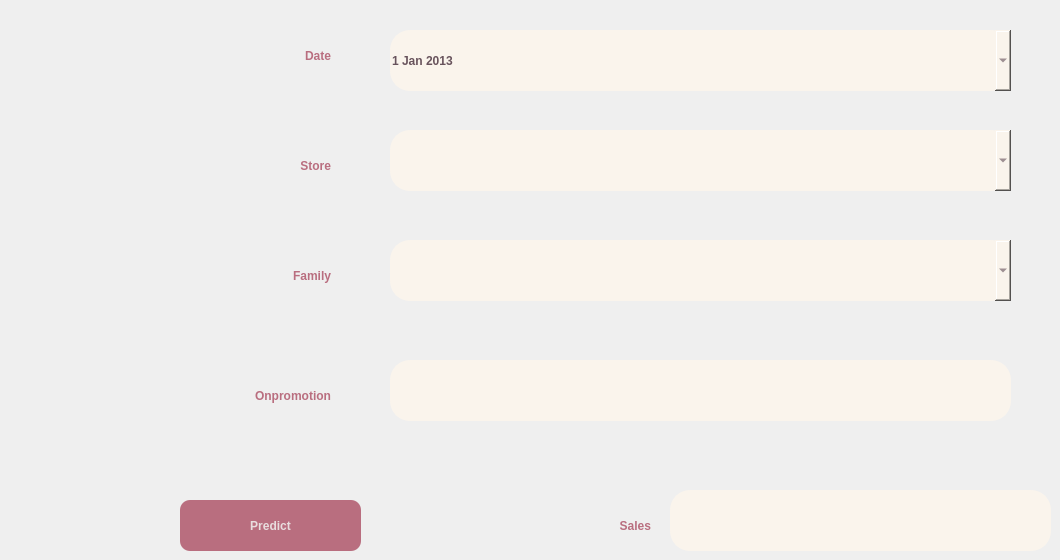
      <widget class="QWidget" name="tabProduct">
       <attribute name="icon">
        <iconset>
         <normaloff>../images/ic_product.png</normaloff>../images/ic_product.png</iconset>
       </attribute>
       <attribute name="title">
        <string>Predict one product group</string>
       </attribute>
       <widget class="QLabel" name="label_5">
        <property name="geometry">
         <rect>
          <x>270</x>
          <y>30</y>
          <width>61</width>
          <height>51</height>
         </rect>
        </property>
        <property name="styleSheet">
         <string notr="true">color: rgb(185, 110, 127);
font: 16pt &quot;MS Shell Dlg 2&quot;;
font-weight: bold;</string>
        </property>
        <property name="text">
         <string>Date</string>
        </property>
        <property name="alignment">
         <set>Qt::AlignRight|Qt::AlignTrailing|Qt::AlignVCenter</set>
        </property>
       </widget>
       <widget class="QLabel" name="label_6">
        <property name="geometry">
         <rect>
          <x>260</x>
          <y>140</y>
          <width>71</width>
          <height>51</height>
         </rect>
        </property>
        <property name="layoutDirection">
         <enum>Qt::LeftToRight</enum>
        </property>
        <property name="styleSheet">
         <string notr="true">color: rgb(185, 110, 127);
font: 16pt &quot;MS Shell Dlg 2&quot;;
font-weight: bold;</string>
        </property>
        <property name="text">
         <string>Store</string>
        </property>
        <property name="alignment">
         <set>Qt::AlignRight|Qt::AlignTrailing|Qt::AlignVCenter</set>
        </property>
       </widget>
       <widget class="QLabel" name="label_7">
        <property name="geometry">
         <rect>
          <x>240</x>
          <y>250</y>
          <width>91</width>
          <height>51</height>
         </rect>
        </property>
        <property name="layoutDirection">
         <enum>Qt::LeftToRight</enum>
        </property>
        <property name="styleSheet">
         <string notr="true">color: rgb(185, 110, 127);
font: 16pt &quot;MS Shell Dlg 2&quot;;
font-weight: bold;</string>
        </property>
        <property name="text">
         <string>Family</string>
        </property>
        <property name="alignment">
         <set>Qt::AlignRight|Qt::AlignTrailing|Qt::AlignVCenter</set>
        </property>
       </widget>
       <widget class="QLabel" name="label_8">
        <property name="geometry">
         <rect>
          <x>150</x>
          <y>370</y>
          <width>181</width>
          <height>51</height>
         </rect>
        </property>
        <property name="layoutDirection">
         <enum>Qt::LeftToRight</enum>
        </property>
        <property name="styleSheet">
         <string notr="true">color: rgb(185, 110, 127);
font: 16pt &quot;MS Shell Dlg 2&quot;;
font-weight: bold;</string>
        </property>
        <property name="text">
         <string>Onpromotion</string>
        </property>
        <property name="alignment">
         <set>Qt::AlignRight|Qt::AlignTrailing|Qt::AlignVCenter</set>
        </property>
       </widget>
       <widget class="QLineEdit" name="lineEditOnpromotion">
        <property name="geometry">
         <rect>
          <x>390</x>
          <y>360</y>
          <width>621</width>
          <height>61</height>
         </rect>
        </property>
        <property name="focusPolicy">
         <enum>Qt::WheelFocus</enum>
        </property>
        <property name="styleSheet">
         <string notr="true">background-color: rgb(250, 244, 236);
color: rgb(104, 83, 92);          
font: 14pt &quot;MS Shell Dlg 2&quot;;
font-weight: bold;
border-radius: 20px;</string>
        </property>
       </widget>
       <widget class="QPushButton" name="btnPredictP">
        <property name="geometry">
         <rect>
          <x>180</x>
          <y>500</y>
          <width>181</width>
          <height>51</height>
         </rect>
        </property>
        <property name="styleSheet">
         <string notr="true"> background-color: #b96e7f;   
    color:#e8ddde ;                 
	border-radius: 10px;
font: 15pt &quot;MS Shell Dlg 2&quot;;
font-weight: bold;</string>
        </property>
        <property name="text">
         <string>Predict</string>
        </property>
        <property name="icon">
         <iconset>
          <normaloff>../images/ic_buttonpredict.png</normaloff>../images/ic_buttonpredict.png</iconset>
        </property>
        <property name="iconSize">
         <size>
          <width>30</width>
          <height>30</height>
         </size>
        </property>
       </widget>
       <widget class="QLabel" name="label_9">
        <property name="geometry">
         <rect>
          <x>500</x>
          <y>500</y>
          <width>151</width>
          <height>51</height>
         </rect>
        </property>
        <property name="layoutDirection">
         <enum>Qt::LeftToRight</enum>
        </property>
        <property name="styleSheet">
         <string notr="true">color: rgb(185, 110, 127);
font: 16pt &quot;MS Shell Dlg 2&quot;;
font-weight: bold;</string>
        </property>
        <property name="text">
         <string>Sales</string>
        </property>
        <property name="alignment">
         <set>Qt::AlignRight|Qt::AlignTrailing|Qt::AlignVCenter</set>
        </property>
       </widget>
       <widget class="QLineEdit" name="lineEditSales">
        <property name="geometry">
         <rect>
          <x>670</x>
          <y>490</y>
          <width>381</width>
          <height>61</height>
         </rect>
        </property>
        <property name="focusPolicy">
         <enum>Qt::WheelFocus</enum>
        </property>
        <property name="styleSheet">
         <string notr="true">background-color: rgb(250, 244, 236);
color: rgb(104, 83, 92);          
font: 14pt &quot;MS Shell Dlg 2&quot;;
font-weight: bold;
border-radius: 20px;</string>
        </property>
        <property name="text">
         <string/>
        </property>
        <property name="alignment">
         <set>Qt::AlignCenter</set>
        </property>
       </widget>
       <widget class="QLabel" name="label_12">
        <property name="geometry">
         <rect>
          <x>220</x>
          <y>30</y>
          <width>41</width>
          <height>41</height>
         </rect>
        </property>
        <property name="text">
         <string/>
        </property>
        <property name="pixmap">
         <pixmap>../images/ic_date.png</pixmap>
        </property>
        <property name="scaledContents">
         <bool>true</bool>
        </property>
       </widget>
       <widget class="QLabel" name="label_13">
        <property name="geometry">
         <rect>
          <x>210</x>
          <y>140</y>
          <width>41</width>
          <height>41</height>
         </rect>
        </property>
        <property name="text">
         <string/>
        </property>
        <property name="pixmap">
         <pixmap>../images/ic_store.png</pixmap>
        </property>
        <property name="scaledContents">
         <bool>true</bool>
        </property>
       </widget>
       <widget class="QLabel" name="label_14">
        <property name="geometry">
         <rect>
          <x>200</x>
          <y>250</y>
          <width>41</width>
          <height>41</height>
         </rect>
        </property>
        <property name="text">
         <string/>
        </property>
        <property name="pixmap">
         <pixmap>../images/ic_product.png</pixmap>
        </property>
        <property name="scaledContents">
         <bool>true</bool>
        </property>
       </widget>
       <widget class="QLabel" name="label_15">
        <property name="geometry">
         <rect>
          <x>110</x>
          <y>370</y>
          <width>41</width>
          <height>41</height>
         </rect>
        </property>
        <property name="text">
         <string/>
        </property>
        <property name="pixmap">
         <pixmap>../images/ic_onpromotion.png</pixmap>
        </property>
        <property name="scaledContents">
         <bool>true</bool>
        </property>
       </widget>
       <widget class="QLabel" name="label_16">
        <property name="geometry">
         <rect>
          <x>530</x>
          <y>500</y>
          <width>41</width>
          <height>41</height>
         </rect>
        </property>
        <property name="text">
         <string/>
        </property>
        <property name="pixmap">
         <pixmap>../images/ic_sale.png</pixmap>
        </property>
        <property name="scaledContents">
         <bool>true</bool>
        </property>
       </widget>
       <widget class="QDateEdit" name="dateEditDateP">
        <property name="geometry">
         <rect>
          <x>390</x>
          <y>30</y>
          <width>621</width>
          <height>61</height>
         </rect>
        </property>
        <property name="styleSheet">
         <string notr="true">background-color: rgb(250, 244, 236);
color: rgb(104, 83, 92);          
font: 14pt &quot;MS Shell Dlg 2&quot;;
font-weight: bold;
border-radius: 20px;</string>
        </property>
        <property name="buttonSymbols">
         <enum>QAbstractSpinBox::PlusMinus</enum>
        </property>
        <property name="dateTime">
         <datetime>
          <hour>0</hour>
          <minute>0</minute>
          <second>0</second>
          <year>2013</year>
          <month>1</month>
          <day>1</day>
         </datetime>
        </property>
        <property name="calendarPopup">
         <bool>true</bool>
        </property>
        <property name="currentSectionIndex">
         <number>2</number>
        </property>
       </widget>
       <widget class="QComboBox" name="comboBoxStoreP">
        <property name="geometry">
         <rect>
          <x>390</x>
          <y>130</y>
          <width>621</width>
          <height>61</height>
         </rect>
        </property>
        <property name="styleSheet">
         <string notr="true">background-color: rgb(250, 244, 236);
color: rgb(104, 83, 92);          
font: 14pt &quot;MS Shell Dlg 2&quot;;
font-weight: bold;
border-radius: 20px;</string>
        </property>
       </widget>
       <widget class="QComboBox" name="comboBoxFamily">
        <property name="geometry">
         <rect>
          <x>390</x>
          <y>240</y>
          <width>621</width>
          <height>61</height>
         </rect>
        </property>
        <property name="styleSheet">
         <string notr="true">background-color: rgb(250, 244, 236); 
color: rgb(104, 83, 92);          
font: 14pt &quot;MS Shell Dlg 2&quot;;
font-weight: bold;
border-radius: 20px;</string>
        </property>
       </widget>
      </widget>
